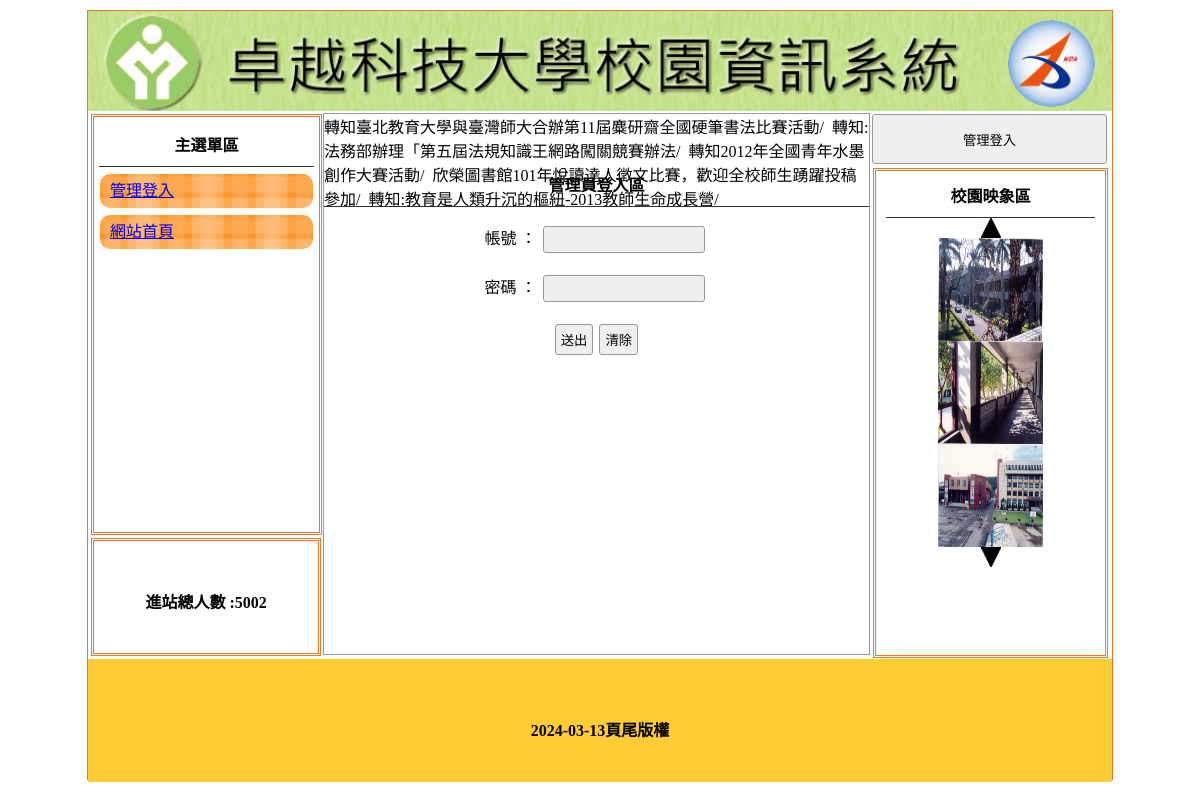
/?do=login, run on an earlier commit of the app's database.
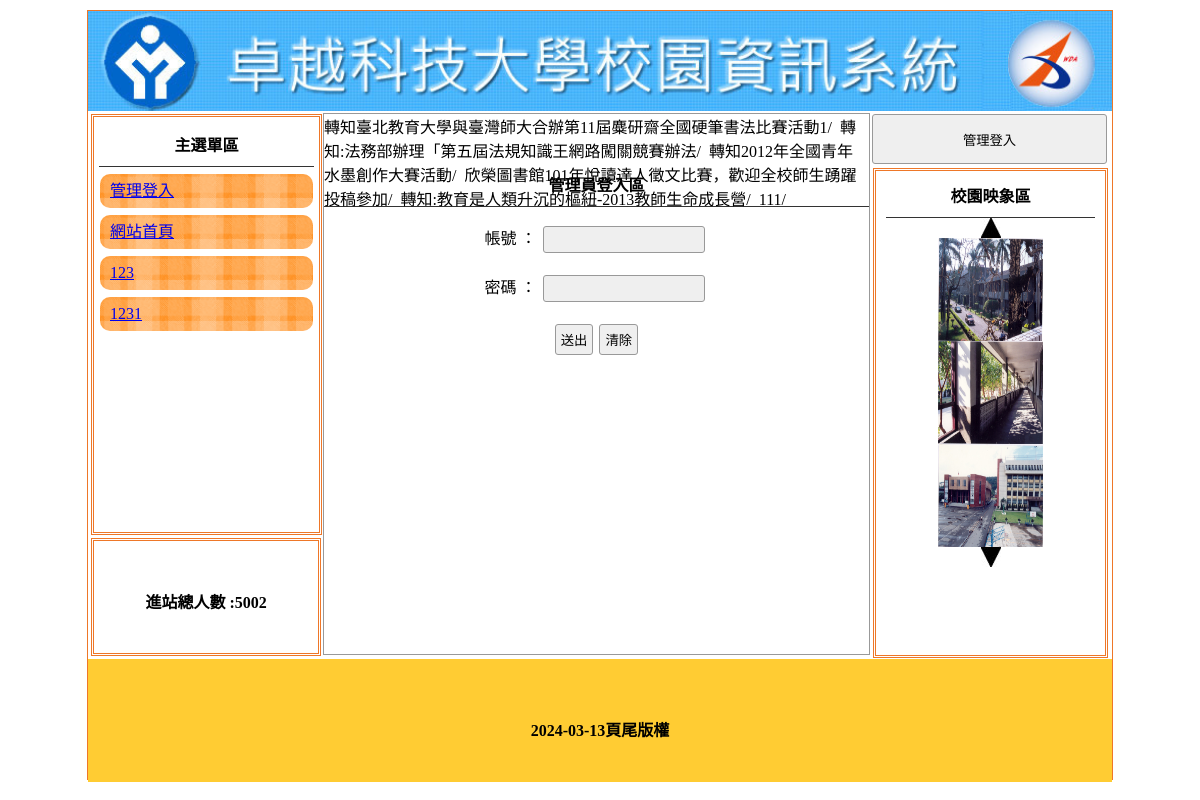
And on a later commit of the database.
### tables this page shows
CREATE TABLE `titles` (
  `id` int(10) UNSIGNED NOT NULL,
  `img` text NOT NULL,
  `text` text NOT NULL,
  `sh` int(1) NOT NULL DEFAULT 0
);

CREATE TABLE `menu` (
  `id` int(10) UNSIGNED NOT NULL,
  `text` text NOT NULL,
  `href` text NOT NULL,
  `menu_id` int(5) NOT NULL,
  `sh` int(1) NOT NULL DEFAULT 1
);

CREATE TABLE `ad` (
  `id` int(10) UNSIGNED NOT NULL,
  `text` text NOT NULL,
  `sh` int(1) NOT NULL DEFAULT 1
);

CREATE TABLE `image` (
  `id` int(10) UNSIGNED NOT NULL,
  `img` text NOT NULL,
  `sh` int(1) NOT NULL DEFAULT 1
);

### api/db.php (called while the page is built, shortened)
<?php
class DB
{
    protected $dsn = "mysql:host=localhost;charset=utf8;dbname=c1-06";
    protected $pdo;
    protected $table;
    public function __construct($table)
    {
        $this->table = $table;
        $this->pdo = new PDO($this->dsn, 'root', '');
    }
    private function a2s($array)
    {
        foreach ($array as $col => $value) {
            $tmp[] = "`$col`='$value'";
        }
        return $tmp;
    }
    function find($id)
    {
        $sql = "select * from `$this->table` where ";
        if (is_array($id)) {
            $tmp = $this->a2s($id);
            $sql .= join(" && ", $tmp);
        } elseif (is_numeric($id)) {
            $sql .= "`id`='$id'";
        } else {
            echo "x type";
        }
        return $this->pdo->query($sql)->fetch(PDO::FETCH_ASSOC);
    }
    private function sql_all($sql, $array, $other)
    {
        if (isset($this->table) && !empty($this->table)) {
            if (is_array($array)) {
                if (!empty($array)) {
                    $tmp = $this->a2s($array);
                    $sql .= " where " . join(" && ", $tmp);
                }
            } else {
                $sql .= " $array ";
            }
            return $sql .= $other;
        } else {
            echo "x table";
        }
    }
    function all($where = '', $other = '')
    {
        $sql = "select * from `$this->table` ";
        $sql = $this->sql_all($sql, $where, $other);
        return $this->pdo->query($sql)->fetchAll(PDO::FETCH_ASSOC);
    }
}
$Title = new DB('titles');
$Total = new DB('total');
$Bottom = new DB('bottom');
$Image = new DB('image');
$Menu = new DB('menu');
$Ad = new DB('ad');

### index.php (the view, shortened to what this page needs)
<?php include_once "./api/db.php"; ?>
<!DOCTYPE html PUBLIC "-//W3C//DTD XHTML 1.0 Transitional//EN" "http://www.w3.org/TR/xhtml1/DTD/xhtml1-transitional.dtd">
<html xmlns="http://www.w3.org/1999/xhtml">
<head>
	<link href="./css/css.css" rel="stylesheet" type="text/css">
</head>
<body>
	<div id="main">
		<?php $row = $Title->find(['sh' => 1]); ?>
		<a title="<?= $row['text']; ?>" href="./index.php">
			<div class="ti" style="background:url('./img/<?= $row['img']; ?>'); background-size:cover;"></div>
		</a>
		<div id="ms">
			<div id="lf" style="float:left;">
				<div id="menuput" class="dbor">
					<span class="t botli">主選單區</span>
					<?php
					$rows = $Menu->all(['menu_id' => 0, 'sh' => 1]);
					foreach ($rows as $row) {
					?>
						<div class="mainmu"><a href="<?= $row['href']; ?>"><?= $row['text']; ?></a>
						</div>
					<?php
					}
					?>
				</div>
				<div class="dbor" style="margin:3px; width:95%; height:20%; line-height:100px;">
					<span class="t">進站總人數 :<?= $Total->find(1)['total']; ?></span>
				</div>
			</div>
			<?php
			$do = $_GET['do'] ?? 'main';
			$file = "./front/{$do}.php";
			if (file_exists($file)) {
				include $file;
			} else {
				include "./front/main.php";
			}
			?>
			<div class="di di ad" style="height:540px; width:23%; padding:0px; margin-left:22px; float:left; ">
				<button style="width:100%; margin-left:auto; margin-right:auto; margin-top:2px; height:50px;" onclick="lo('?do=login')">管理登入</button>
				<div style="width:89%; height:480px;" class="dbor">
					<span class="t botli">校園映象區</span>
					<div class="cent" onclick="pp(1)"><img src="./icon/up.jpg" alt=""></div>
					<?php
					$rows = $Image->all(['sh' => 1]);
					foreach ($rows as $idx => $row) {
					?>
						<div class="im cent" id="ssaa<?= $idx; ?>"><img src="./img/<?= $row['img']; ?>" style="width: 105px;height: 103px;"></div>
					<?php
					}
					?>
					<div class="cent" onclick="pp(2)"><img src="./icon/dn.jpg" alt=""></div>
				</div>
			</div>
		</div>
		<div style="width:1024px; left:0px; position:relative; background:#FC3; margin-top:4px; height:123px; display:block;">
			<span class="t" style="line-height:123px;"><?= $Bottom->find(1)['bottom']; ?></span>
		</div>
	</div>
</body>
</html>

### front/login.php (shortened to what this page needs)
<div class="di" style="height:540px; border:#999 1px solid; width:53.2%; margin:2px 0px 0px 0px; float:left; position:relative; left:20px;">
	<marquee scrolldelay="120" direction="left" style="position:absolute; width:100%; height:40px;">
		<?php
		$rows = $Ad->all(['sh' => 1]);
		foreach ($rows as $row) {
			echo $row['text'];
			echo "/&nbsp;&nbsp;";
		}
		?>
	</marquee>
	<div style="height:32px; display:block;"></div>
	<form method="post" action="./api/check.php">
		<p class="t botli">管理員登入區</p>
		<p class="cent">帳號 ： <input name="acc" autofocus="" type="text"></p>
		<p class="cent">密碼 ： <input name="pw" type="password"></p>
		<p class="cent"><input value="送出" type="submit"><input type="reset" value="清除"></p>
	</form>
</div>

What changed in the data, as far as the page shows it:
no longer on this page (row edited): titles: img (picture)
now on this page (row edited): titles: img (picture)
added menu: text "123"
added menu: text "1231"
changed ad: text "轉知臺北教育大學與臺灣師大合辦第11屆麋研齋全國硬筆書法比賽活動" → "轉知臺北教育大學與臺灣師大合辦第11屆麋研齋全國硬筆書法比賽活動1"
added ad: text "111"
